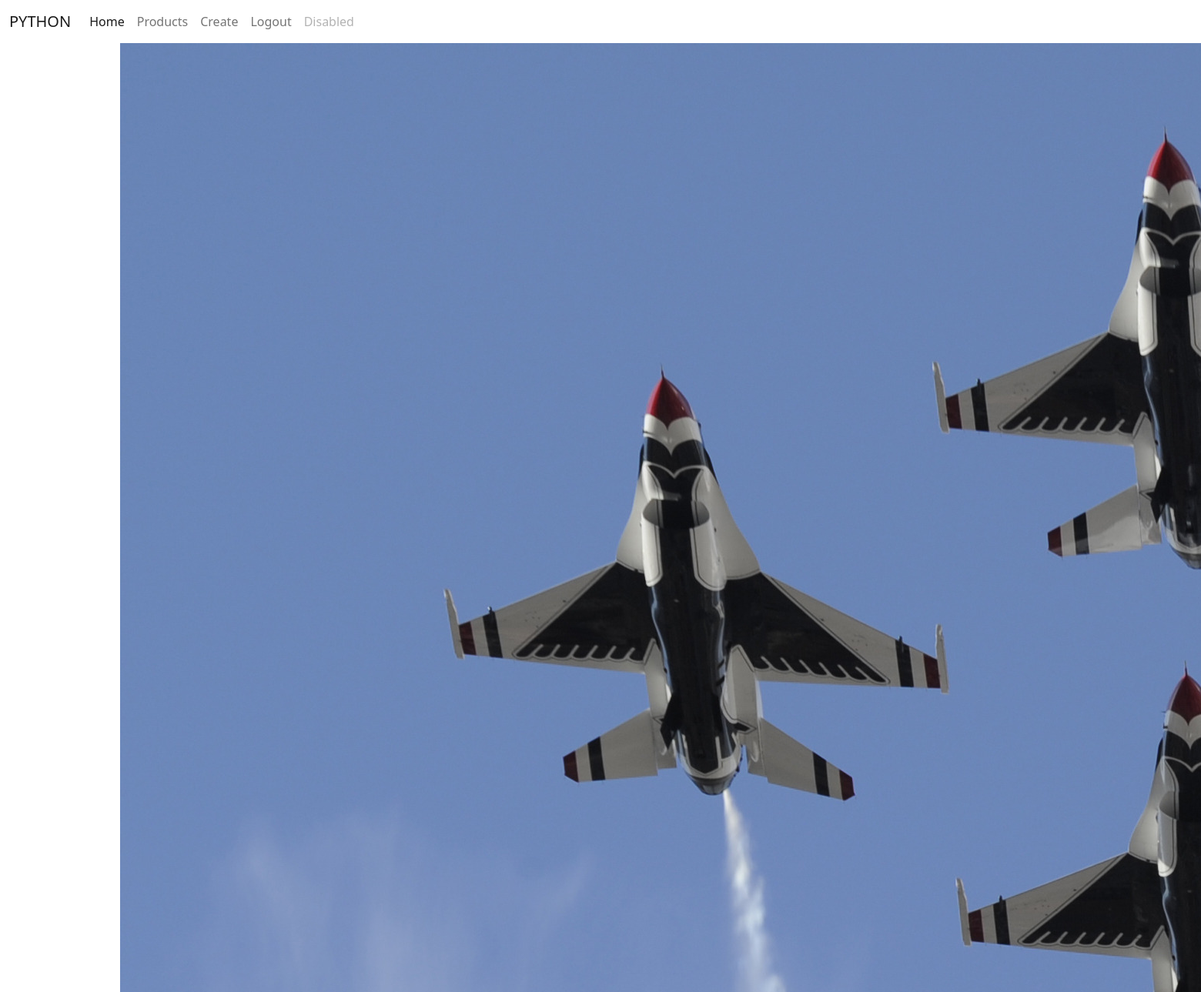
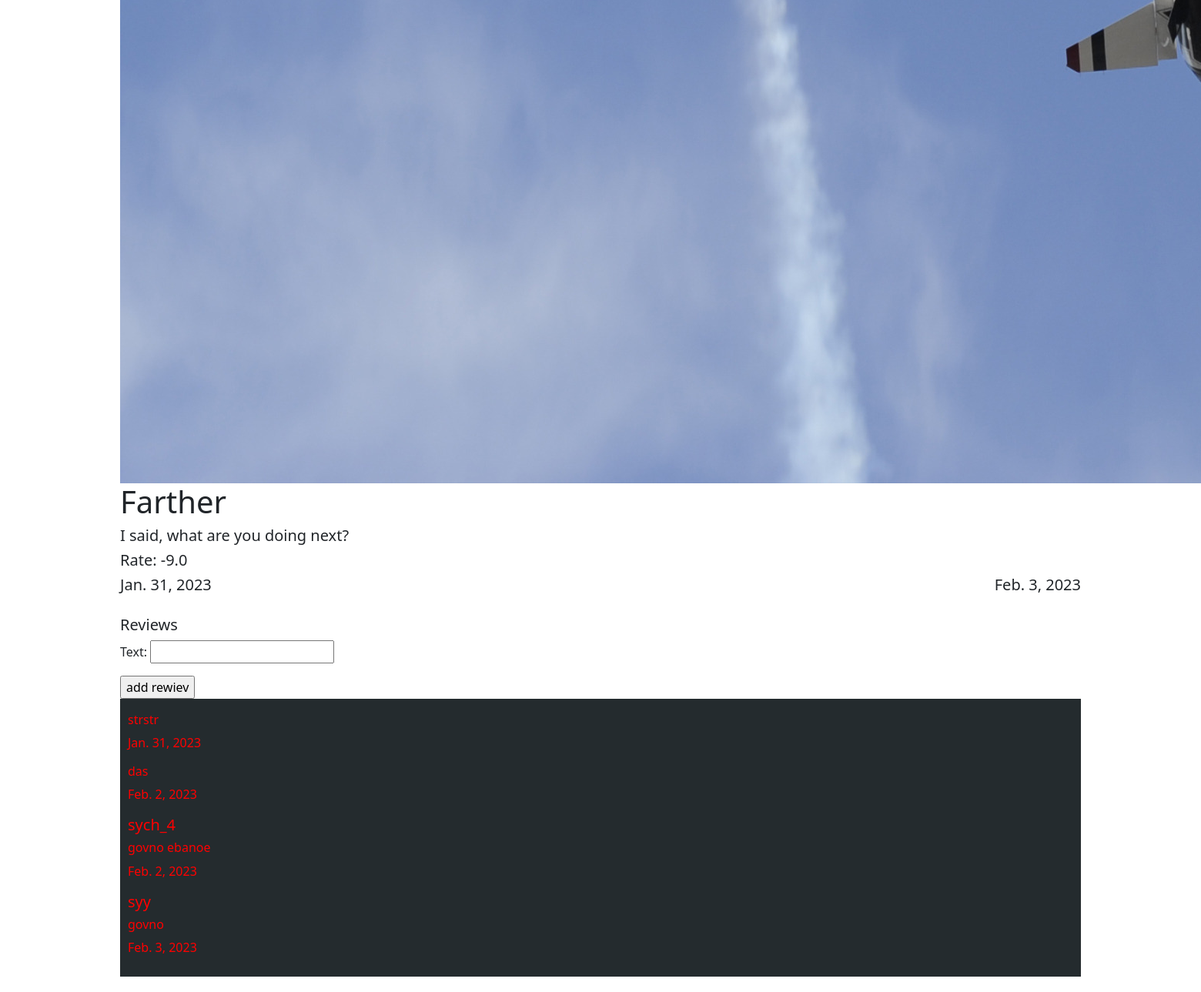
/products/1/ (signed in), run on the app's committed database (2 pictures, top to bottom).
### Products/models.py (models this page shows)
class Product(models.Model):
    image = models.ImageField(blank=True, null=True)
    title = models.CharField(max_length=255)
    description = models.TextField()
    rate = models.FloatField()
    create_date = models.DateField(auto_now_add=True)
    modified_date = models.DateField(auto_now=True)
    commentable = models.BooleanField(default=True)

class Review(models.Model):
    author = models.ForeignKey(User, on_delete=models.CASCADE, null=True)
    text = models.CharField(max_length=255)
    created_date = models.DateField(auto_now_add=True)
    product = models.ForeignKey(Product, on_delete=models.CASCADE)

### Products/views.py (the view, shortened to what this page needs)
# urls.py: path('products/<int:product_id>/', product_detail_view),
def product_detail_view(request, product_id):
    if request.method == 'GET':
        product = Product.objects.get(id=product_id)
        reviews = Review.objects.filter(product=product)
        context = {
            'product': product,
            'reviews': reviews,
            'form': ReviewCreateForm
        }
        return render(request, 'products/detail.html', context=context)

### templates/products/detail.html (shortened to what this page needs)
{% extends 'layouts/main.html' %}
{% block content %}
        <div class="products">
        {% if product.image %}
            <img src="/media/{{ product.image }}" alt="">
        {% else %}
            <img src="https://icon-library.com/images/no-user-image-icon/no-user-image-icon-27.jpg" alt="">
        {% endif %}
            <h1>{{ product.title }}</h1>
            <h5>{{ product.description }}</h5>
            <h5>Rate: {{ product.rate }}</h5>
            <div class="dates">
                <h5>{{ product.create_date }}</h5>
                <h5>{{ product.modified_date }}</h5>
            </div>
            <h5 class="reviews_title">Reviews</h5>
            {% if product.commentable %}
                <div class="create_review">
                    <form action="/products/{{ product.id }}/" method="post">
                        {{ form.as_p }}
                        <input type="submit" value="add rewiev">
                    </form>
                </div>
            {% endif %}
            <div class="reviews">
                {% for review in reviews %}
                    <div class="review">
                        <h5>{{ review.author.username }}</h5>
                        <h6>{{ review.text }}</h6>
                        <p>{{ review.created_date }}</p>
                    </div>
                {% endfor %}
            </div>
        </div>
{% endblock %}

### templates/products/detail.html (style rules this page uses)
.products { width: 80%; margin-left: 10%; }
.dates { display: flex; justify-content: space-between; }
.reviews_title { margin-top: 20px; }
.reviews { background: #242b2e; padding: 10px; color: red; margin-bottom: 20px; }

### data on the page
Product: image (picture), title "Farther", description "I said, what are you doing next?", rate "-9.0", create_date "Jan. 31, 2023", modified_date "Feb. 3, 2023"
Review: text "strstr", created_date "Jan. 31, 2023"
Review: text "das", created_date "Feb. 2, 2023"
Review: author.username "sych_4", text "govno ebanoe", created_date "Feb. 2, 2023"
Review: author.username "syy", text "govno", created_date "Feb. 3, 2023"
